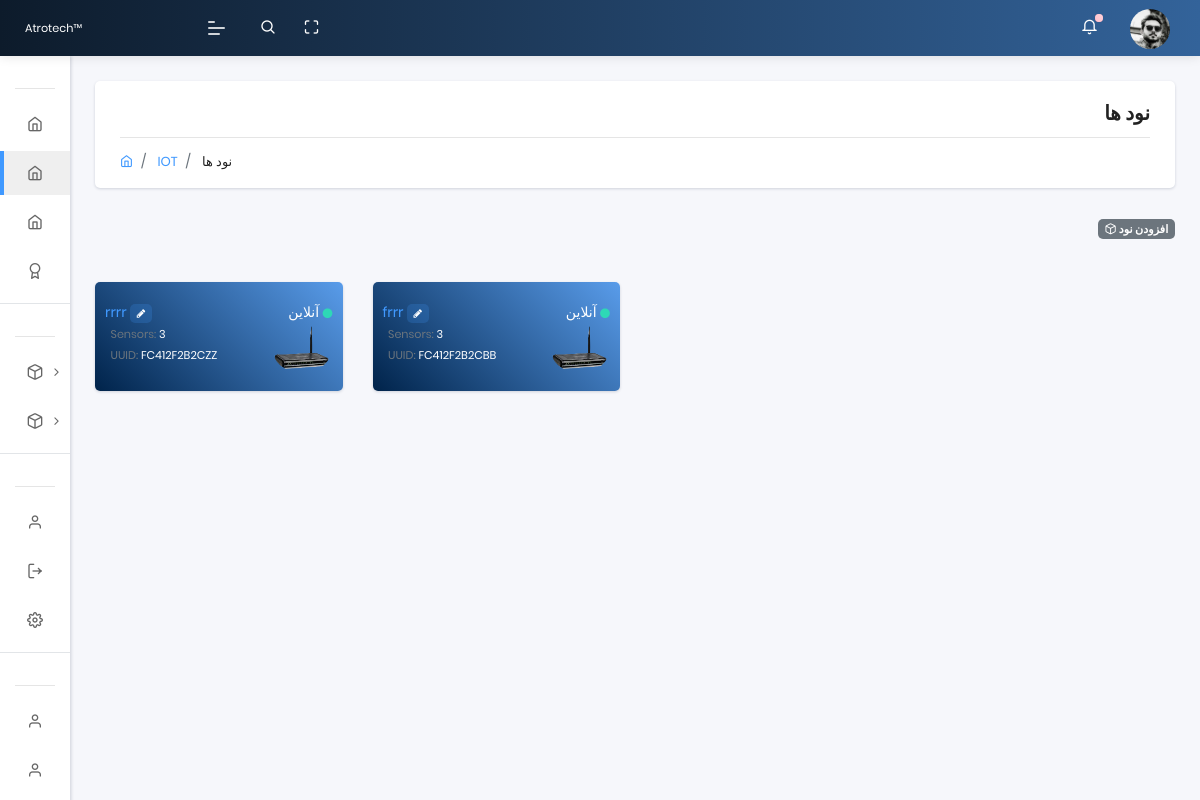
The page /nodes (signed in) on the database as committed earlier.
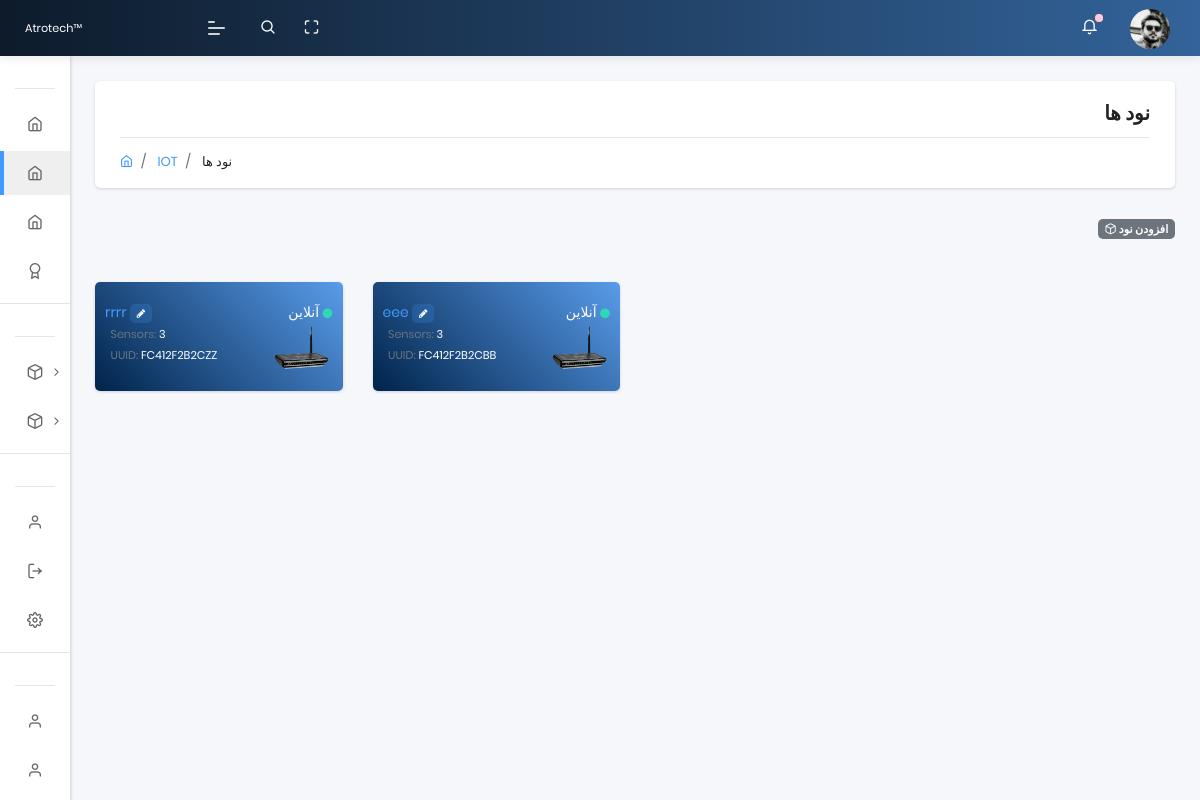
The same page on the database as committed later.
### app/models.py (models this page shows, shortened)
class Rom(models.Model):
    name = models.CharField(max_length=40, default='device name')
    UUID = models.CharField(max_length=20)
    family_id = models.CharField(max_length=20)
    node_id = models.CharField(max_length=20)
    updated_on = models.DateTimeField(auto_now= True)
    created_on = models.DateTimeField()
    def get_absolute_url(self):
        return reverse('app:nodes_detail',args=[self.id])
    def get_absolute_sensor_url(self):
        return reverse('app:sensors_detail',args=[self.id])

class Profile(models.Model):
  user = models.OneToOneField(User, on_delete=models.CASCADE,unique=True,related_name='profile',verbose_name = "کاربر")
  phone = models.CharField(max_length=50,null=True, blank=True,verbose_name = " شماره تماس  ")
  address = models.CharField(max_length=3000,null=True, blank=True,verbose_name = " آدرس  ")
  user_photo = models.ImageField(default='default.png', upload_to='profile_pics', null=True, blank=True, verbose_name = "تصویر")
  class Meta:
      verbose_name = "پروفایل"
      verbose_name_plural = " پروفایل ها "

### app/views.py (the view)
# urls.py: path('nodes', views.nodes, name='nodes'),
@login_required(login_url="/login/")
def nodes(request):
    uuid = models.User_uuid.objects.filter(user=request.user).values('UUID')
    devices = models.Rom.objects.filter(UUID__in=uuid, family_id='01')
    side_temp = models.Rom.objects.filter(family_id='28')
    device_name_Form = Device_name_Form(request.POST)
    user_uuid_Form = User_uuidForm(request.POST, instance=request.user)
    if request.method == 'POST':
        if device_name_Form.is_valid():
            uuid = device_name_Form.cleaned_data['Device_UUID']
            obj = get_object_or_404(models.Rom, UUID=uuid, family_id='01')
            obj.name = device_name_Form.cleaned_data['Device_name']
            obj.save()
            context = {'user_uuid_Form': user_uuid_Form, 'devices':devices, 'device_name_Form':device_name_Form}
            return render(request, 'nodes.html', context)
        if user_uuid_Form.is_valid():
            obj = User_uuid()
            obj.UUID = user_uuid_Form.cleaned_data['UUID']
            obj.user = user_uuid_Form.created_by=request.user
            obj.save()
            context = {'user_uuid_Form': user_uuid_Form, 'devices':devices, 'device_name_Form':device_name_Form}
            return render(request, 'nodes.html', context)
    else:
        user_uuid_Form = User_uuidForm(request.POST)
    context = {'user_uuid_Form':user_uuid_Form, 'devices':devices, 'side_temp':side_temp, 'device_name_Form':device_name_Form}
    context['segment'] = 'nodes'
    html_template = loader.get_template( 'nodes.html' )
    return HttpResponse(html_template.render(context, request))

### templates/nodes.html (shortened to what this page needs)
{% extends "layouts/base.html" %}
{% block content %}
    <section class="pcoded-main-container">
        <div class="pcoded-content">
          <div class="page-header">
            <div class="page-block">
              <div class="row align-items-center">
                <div class="col-md-12">
                  <div class="page-header-title" align="right" dir="rtl">
                    <h5 class="m-b-10"> نود ها </h5>
                  </div>
                  <ul class="breadcrumb">
                    <li class="breadcrumb-item"><a href="index.html"><i class="feather icon-home"></i></a></li>
                    <li class="breadcrumb-item"><a href="#!"> IOT </a></li>
                    <li class="breadcrumb-item"><a href="#!"> نود ها </a></li>
                  </ul>
                </div>
              </div>
            </div>
          </div>
          <div align="right" dir="rtl">
              <a href="#!" class="badge badge-secondary collapsible"> افزودن نود  <i class="feather icon-box"></i> </a>
              <div class="collapsiblecontent">
              </div>
           </div>
          <br>
        <div class="row">
          {% for Rom in devices %}
            <div class="col-sm-3">
                <div class="card bg-c-blue order-card">
                    <div class="card-body">
                        <p class="m-b-0">
                          <a href="{{ Rom.get_absolute_url }}">{{ Rom.name }}</a>
                          <a class="badge badge-light-primary" data-toggle="modal" data-target="#exampleModalCenter{{ Rom.UUID }}"> <i class="fa fa-pencil" style="font-size:10px"></i> </a>
                          <span class="float-right"> آنلاین <i style="font-size:10px;" class="fas fa-circle text-success"></i> </span>
                        </p>
                        <div class="row">
                          <div class="col-md-7">
                            <p>
                              <small>
                                 &nbsp;&nbsp;<span class="text-muted">Sensors:</span> 3
                                 <br>
                                 &nbsp;&nbsp;<span class="text-muted">UUID:</span> {{ Rom.UUID }}
                               </small>
                             </p>
                          </div>
                          <div class="col-md-5">
                            <img src="/static/assets/images/user/device.png" width="60px" class="img-radius float-right" alt="User-Profile-Image">
                          </div>
                        </div>
                    </div>
                </div>
            </div>
          {% endfor %}
        </div>
     </div>
 </section>
{% endblock content %}

### templates/layouts/base.html (shortened to what this page needs)
<!DOCTYPE html>
<html lang="en">
<head>
    <link rel="stylesheet" href="/static/assets/css/style.css">
    <link rel="stylesheet" href="https://cdnjs.cloudflare.com/ajax/libs/font-awesome/4.7.0/css/font-awesome.min.css">
</head>
<body class="">
    {% include 'includes/sidebar.html' %}
    {% include 'includes/navigation.html' %}
    {% block content %}{% endblock content %}
</body>
</html>

### templates/includes/sidebar.html (shortened to what this page needs)
	<nav class="pcoded-navbar menupos-fixed menu-light ">
		<div class="navbar-wrapper  ">
			<div class="navbar-content scroll-div " >
				<ul class="nav pcoded-inner-navbar ">
					<li class="nav-item pcoded-menu-caption">
					</li>
					<li class="nav-item">
					    <a href="/" class="nav-link ">
                <span class="pcoded-micon"> <i class="feather icon-home"></i> </span>
							</a>
					</li>
					<li class="nav-item">
					    <a href="{% url 'app:nodes' %}" class="nav-link ">
                <span class="pcoded-micon"> <i class="feather icon-home"></i> </span>
							</a>
					</li>
					<li class="nav-item">
					    <a href="{% url 'app:sensors' %}" class="nav-link ">
                <span class="pcoded-micon"> <i class="feather icon-home"></i> </span>
							</a>
					</li>
					<li class="nav-item">
					    <a href="#eee" class="nav-link ">
                <span class="pcoded-micon"> <i class="feather icon-award"></i> </span>
							</a>
					</li>
					<li class="nav-item pcoded-menu-caption">
					</li>
					{% for Rom in devices %}
					<li class="nav-item pcoded-hasmenu">
						<a href="#!" class="nav-link "><span class="pcoded-micon"><i class="feather icon-box"></i></span><span class="pcoded-mtext"> {{ Rom.name }} </span></a>
					</li>
					{% endfor %}
					<li class="nav-item pcoded-menu-caption">
					</li>
					<li class="nav-item">
					    <a href="/profile" class="nav-link "><span class="pcoded-micon">
						    <i class="feather icon-user"></i></span><span class="pcoded-mtext"> پروفایل </span>
						  </a>
					</li>
					<li class="nav-item">
					    <a href="{% url 'logout' %}" class="nav-link "><span class="pcoded-micon">
						    <i class="feather icon-log-out"></i></span><span class="pcoded-mtext"> خروج </span>
						  </a>
					</li>
					<li class="nav-item">
					    <a href="#ttt" class="nav-link "><span class="pcoded-micon">
						    <i class="feather icon-settings"></i></span><span class="pcoded-mtext"> تنظیمات </span>
					  	</a>
					</li>
					<li class="nav-item pcoded-menu-caption">
					</li>
					<li class="nav-item">
					    <a href="#www" class="nav-link "><span class="pcoded-micon">
						    <i class="feather icon-user"></i></span><span class="pcoded-mtext"> مستندات </span>
						  </a>
					</li>
					<li class="nav-item">
					    <a href="#fff" class="nav-link "><span class="pcoded-micon">
						    <i class="feather icon-user"></i></span><span class="pcoded-mtext"> سوالات متداول </span>
						  </a>
					</li>
					<li class="nav-item">
					</li>
<br><br><br><br><br><br><br><hr><br>
				</ul>
			</div>
		</div>
	</nav>

### templates/includes/navigation.html (shortened to what this page needs)
	<header class="navbar pcoded-header navbar-expand-lg navbar-light headerpos-fixed header-blue">
        <div class="m-header">
            <a class="mobile-menu" id="mobile-collapse" href="#!"><span></span></a>
            <a href="#!" class="b-brand">
                <img src="/static/assets/images/logo.png" alt="" class="logo"><small>Atrotech™</small>
            </a>
        </div>
        <div class="collapse navbar-collapse">
            <ul class="navbar-nav mr-auto">
                <li class="nav-item">
                    <a href="#!" class="pop-search"><i class="feather icon-search"></i></a>
                </li>
                <li class="nav-item">
                    <a href="#!" class="full-screen" onclick="javascript:toggleFullScreen()"><i class="feather icon-maximize"></i></a>
                </li>
            </ul>
            <ul class="navbar-nav ml-auto">
                <li>
                    <div class="dropdown">
                        <a class="dropdown-toggle" href="#" data-toggle="dropdown"><i class="icon feather icon-bell"></i><span class="badge bg-danger"></span></a>
                    </div>
                </li>
                <li>
                    <div class="dropdown drp-user">
                        <a href="#!" class="dropdown-toggle" data-toggle="dropdown">
                            <img src="{{ request.user.profile.user_photo.url }}" class="img-radius wid-40" alt="User-Profile-Image">
                        </a>
                    </div>
                </li>
            </ul>
        </div>
    </header>

Rows that differ between the two databases and show on the page:
changed Rom "FC412F2B2CBB": name "frrr" → "eee"
